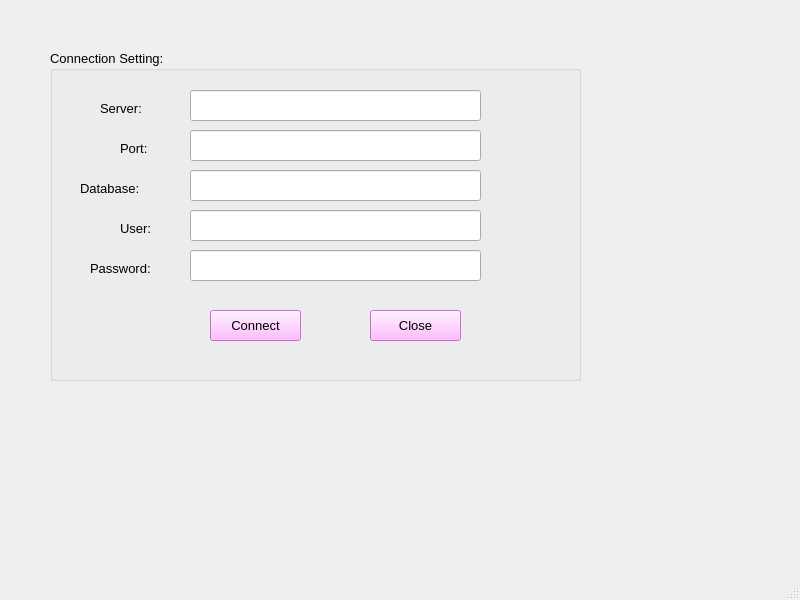
<?xml version="1.0" encoding="UTF-8"?>
<ui version="4.0">
 <class>MainWindow</class>
 <widget class="QMainWindow" name="MainWindow">
  <property name="geometry">
   <rect>
    <x>0</x>
    <y>0</y>
    <width>800</width>
    <height>600</height>
   </rect>
  </property>
  <property name="windowTitle">
   <string>Huỳnh Vũ Phúc Diễm</string>
  </property>
  <widget class="QWidget" name="centralwidget">
   <widget class="QGroupBox" name="groupBox">
    <property name="geometry">
     <rect>
      <x>50</x>
      <y>50</y>
      <width>531</width>
      <height>331</height>
     </rect>
    </property>
    <property name="font">
     <font>
      <pointsize>10</pointsize>
     </font>
    </property>
    <property name="title">
     <string>Connection Setting:</string>
    </property>
    <widget class="QLabel" name="label">
     <property name="geometry">
      <rect>
       <x>50</x>
       <y>50</y>
       <width>55</width>
       <height>16</height>
      </rect>
     </property>
     <property name="text">
      <string>Server:</string>
     </property>
    </widget>
    <widget class="QLineEdit" name="lineEditServer">
     <property name="geometry">
      <rect>
       <x>140</x>
       <y>40</y>
       <width>291</width>
       <height>31</height>
      </rect>
     </property>
    </widget>
    <widget class="QLabel" name="label_2">
     <property name="geometry">
      <rect>
       <x>70</x>
       <y>90</y>
       <width>55</width>
       <height>16</height>
      </rect>
     </property>
     <property name="text">
      <string>Port:</string>
     </property>
    </widget>
    <widget class="QLineEdit" name="lineEditPort">
     <property name="geometry">
      <rect>
       <x>140</x>
       <y>80</y>
       <width>291</width>
       <height>31</height>
      </rect>
     </property>
    </widget>
    <widget class="QLabel" name="label_3">
     <property name="geometry">
      <rect>
       <x>30</x>
       <y>130</y>
       <width>81</width>
       <height>16</height>
      </rect>
     </property>
     <property name="text">
      <string>Database:</string>
     </property>
    </widget>
    <widget class="QLineEdit" name="lineEditDatabase">
     <property name="geometry">
      <rect>
       <x>140</x>
       <y>120</y>
       <width>291</width>
       <height>31</height>
      </rect>
     </property>
    </widget>
    <widget class="QLabel" name="label_4">
     <property name="geometry">
      <rect>
       <x>70</x>
       <y>170</y>
       <width>51</width>
       <height>16</height>
      </rect>
     </property>
     <property name="text">
      <string>User:</string>
     </property>
    </widget>
    <widget class="QLineEdit" name="lineEditUser">
     <property name="geometry">
      <rect>
       <x>140</x>
       <y>160</y>
       <width>291</width>
       <height>31</height>
      </rect>
     </property>
    </widget>
    <widget class="QLabel" name="label_5">
     <property name="geometry">
      <rect>
       <x>40</x>
       <y>210</y>
       <width>81</width>
       <height>16</height>
      </rect>
     </property>
     <property name="text">
      <string>Password:</string>
     </property>
    </widget>
    <widget class="QLineEdit" name="lineEditPassword">
     <property name="geometry">
      <rect>
       <x>140</x>
       <y>200</y>
       <width>291</width>
       <height>31</height>
      </rect>
     </property>
     <property name="echoMode">
      <enum>QLineEdit::Password</enum>
     </property>
    </widget>
    <widget class="QPushButton" name="pushButtonConnect">
     <property name="geometry">
      <rect>
       <x>160</x>
       <y>260</y>
       <width>91</width>
       <height>31</height>
      </rect>
     </property>
     <property name="styleSheet">
      <string notr="true">background-color: rgb(255, 170, 255);</string>
     </property>
     <property name="text">
      <string>Connect</string>
     </property>
    </widget>
    <widget class="QPushButton" name="pushButtonClose">
     <property name="geometry">
      <rect>
       <x>320</x>
       <y>260</y>
       <width>91</width>
       <height>31</height>
      </rect>
     </property>
     <property name="styleSheet">
      <string notr="true">background-color: rgb(255, 170, 255);</string>
     </property>
     <property name="text">
      <string>Close</string>
     </property>
    </widget>
   </widget>
  </widget>
  <widget class="QMenuBar" name="menubar">
   <property name="geometry">
    <rect>
     <x>0</x>
     <y>0</y>
     <width>800</width>
     <height>26</height>
    </rect>
   </property>
  </widget>
  <widget class="QStatusBar" name="statusbar"/>
 </widget>
 <resources/>
 <connections/>
</ui>
